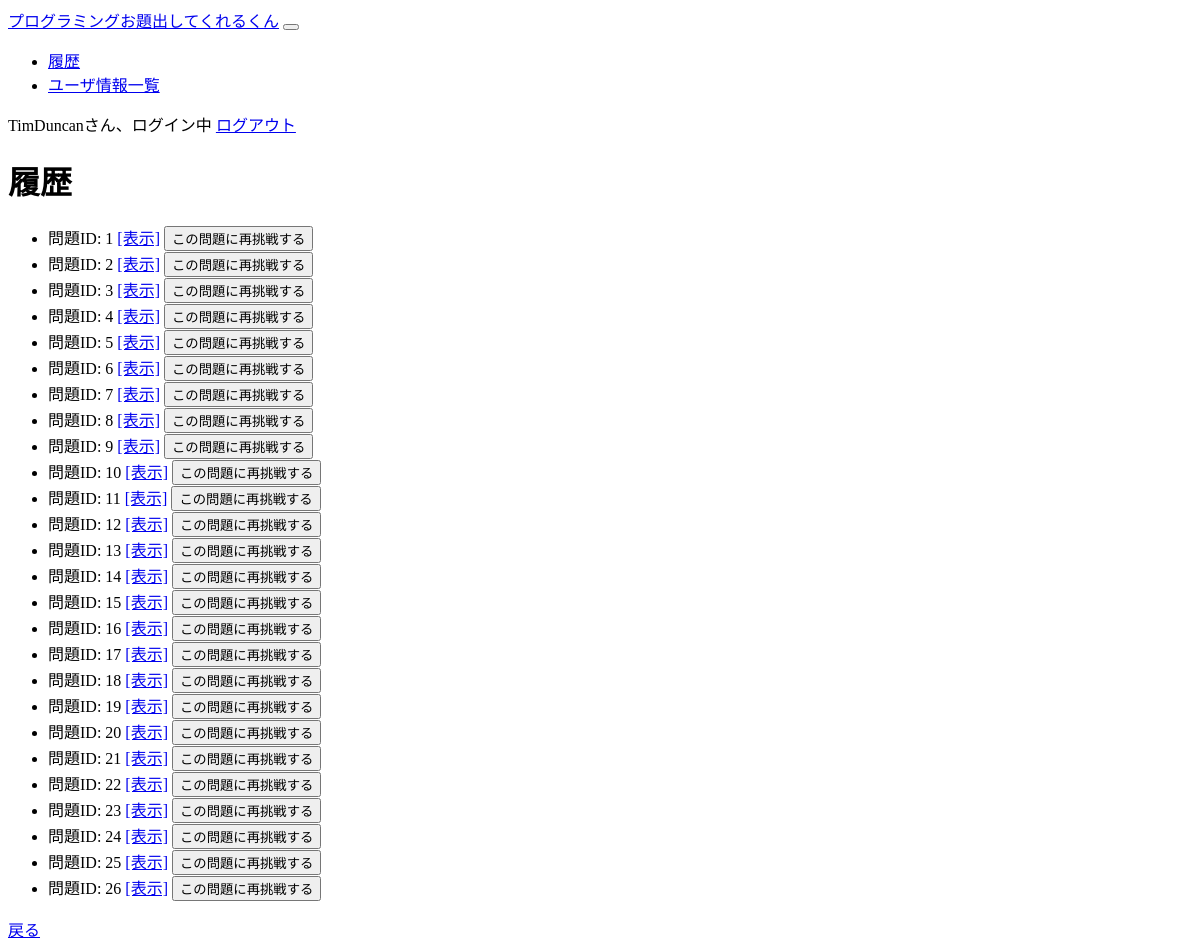
Before: /presentation/history (signed in) with the older database file.
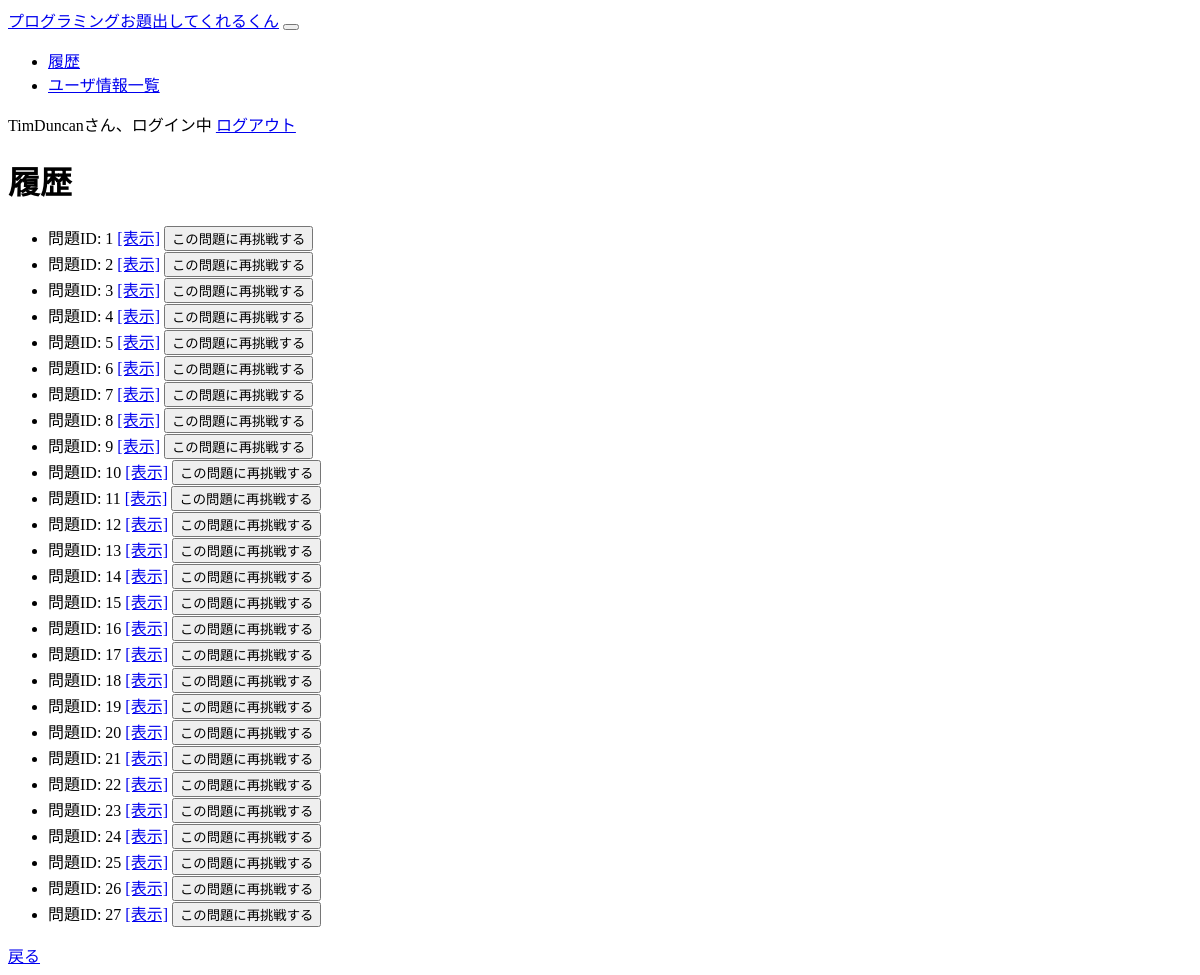
After: the same page with the newer database file.
### models.py (models this page shows, shortened)
class User(db.Model, UserMixin):
    __tablename__ = "account" # テーブル名
    user_id = db.Column(db.Integer, primary_key=True, autoincrement=True) # ID(PK)
    user_name = db.Column(db.String(30), unique=True, nullable=False) # ユーザ名
    email = db.Column(db.String(50), unique=True, nullable=False)
    password = db.Column(db.String(30), nullable=False) # パスワード
    is_admin = db.Column(db.Boolean, default=True, nullable=False) # 管理者権限の有無
    sign_up_date = db.Column(db.DateTime, server_default=db.func.now()) # 登録日

class Submissions(db.Model):
    __tablename__ = "submissions" # テーブル名
    submission_id = db.Column(db.Integer, primary_key=True, autoincrement=True) # ID(PK)
    user_id = db.Column(db.Integer, db.ForeignKey('account.user_id'), nullable=False) # ユーザID(FK)
    create_date = db.Column(db.DateTime, server_default=db.func.now()) # 作成日
    problem_text = db.Column(db.Text, nullable=False) # 問題文
    user_code = db.Column(db.Text) # ユーザ回答
    review = db.Column(db.Text) # レビュー
    reference_solution = db.Column(db.Text) # 参考解答
    difficulty = db.Column(db.String(20)) # 難易度
    language = db.Column(db.String(20)) # 言語

### presentation/views.py (the view)
@presentation_bp.route("/history")
@login_required
def show_history():
    problem_history = Submissions.query.filter_by(user_id=current_user.user_id).all()
    return render_template('presentation/history.html', problem_history=problem_history)

### app.py (called while the page is built)
@login_manaagaer.user_loader
def load_user(user_id):
    return User.query.get(int(user_id))

### templates/presentation/history.html
{% extends "base.html" %}
{% block content %}
    <h1>履歴</h1>
    <ul>
    {% for history in problem_history %}
    <li>
        問題ID: {{ history.submission_id }}
        <a href="{{ url_for('presentation.show_upload', user_id=history.user_id, submission_id=history.submission_id) }}">[表示]</a>
        <form action="{{ url_for('presentation.reproduce_problem', submission_id=history.submission_id) }}" method="POST" style="display:inline;">
            <button type="submit">この問題に再挑戦する</button>
        </form>
    </li>
{% else %}
<p>空っぽっぽ</p>
    {% endfor %}
    </ul>
{% endblock content %}

### templates/base.html (shortened to what this page needs)
{% block header %}
    <head>
    </head>
{% endblock header %}
<body>
    {% if current_user.is_authenticated %}
        <nav>
            <div>
                <a href="{{ url_for('presentation.presentation') }}">プログラミングお題出してくれるくん</a>
                <button>
                </button>
                <div>
                    <ul>
                        <li>
                            <a class="nav-link" href="{{ url_for('presentation.show_history') }}">履歴</a>
                        </li>
                        <li>
                            {% if current_user.is_admin %}
                                <a class="nav-link" href="{{ url_for('auth.show_user_list') }}">ユーザ情報一覧</a>
                            {% endif %}
                        </li>
                    </ul>
                </div>
                <div>
                    <span>{{ current_user.user_name }}さん、ログイン中</span>
                    <a href="{{ url_for('auth.logout') }}">ログアウト</a>
                </div>
            </div>
        </nav>
    {% endif %}
    <div>
        {% block content %}{% endblock content %}
        <a href="{{ url_for('presentation.presentation') }}">戻る</a>
    </div>
</body>
</html>

Changed rows visible on the page:
added Submissions: submission_id "27"
